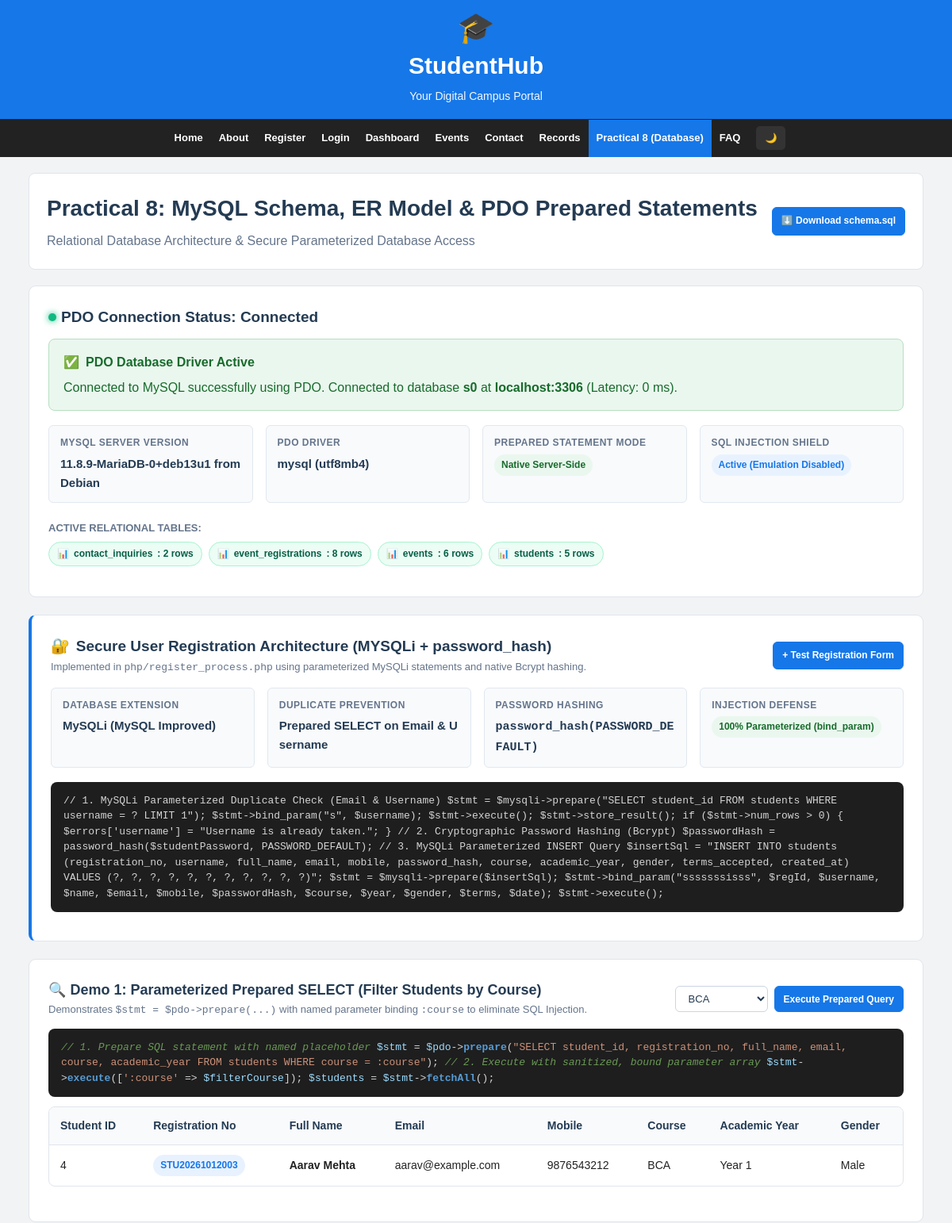
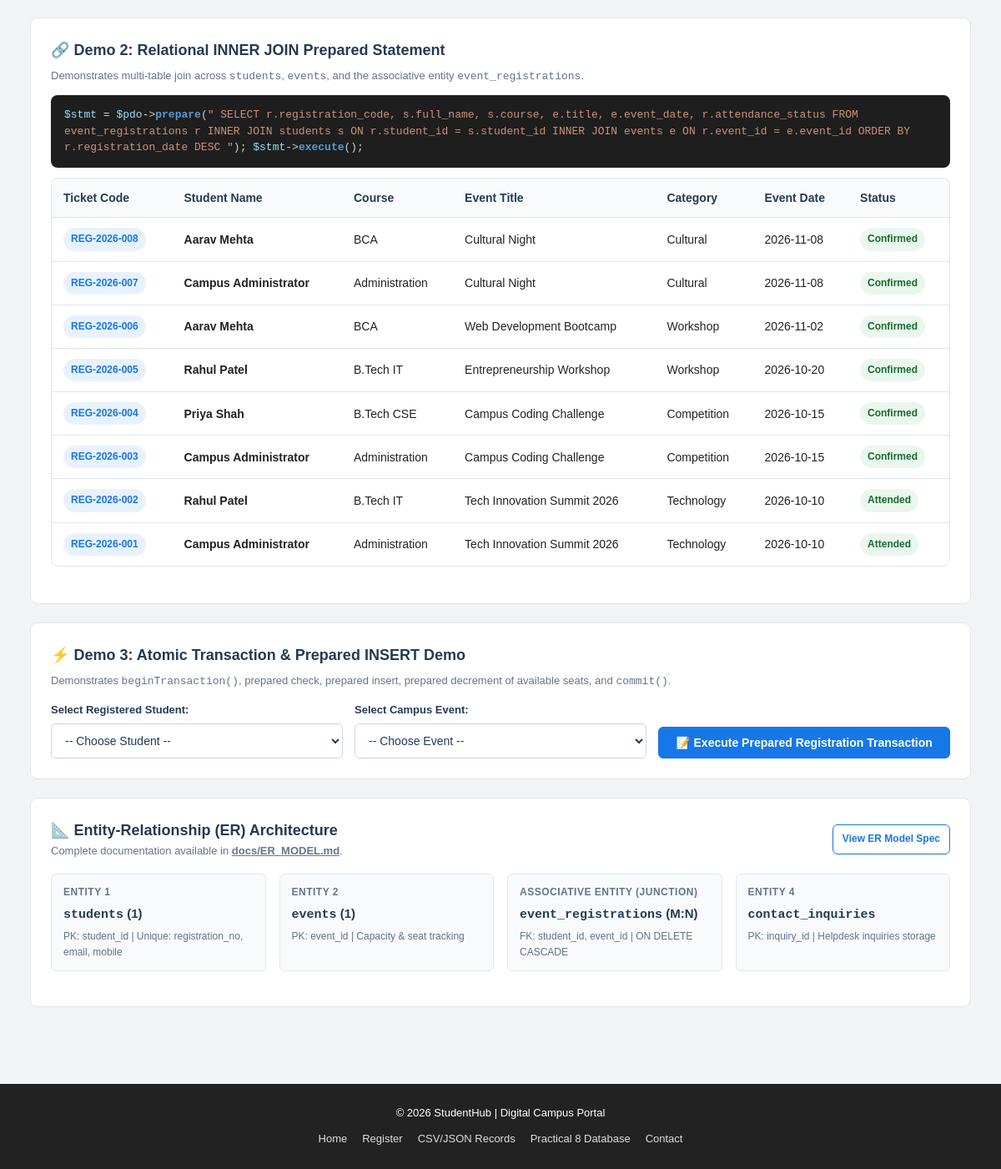
The app's page /php/db_dashboard.php?course=BCA with its own data (2 pictures, top to bottom).
### tables this page shows
CREATE TABLE `students` (
    `student_id` INT UNSIGNED AUTO_INCREMENT PRIMARY KEY,
    `registration_no` VARCHAR(30) NOT NULL UNIQUE COMMENT 'Formatted ID e.g. STU20261012001',
    `username` VARCHAR(50) NOT NULL UNIQUE COMMENT 'Unique portal username e.g. rahul_patel',
    `full_name` VARCHAR(100) NOT NULL,
    `email` VARCHAR(120) NOT NULL UNIQUE,
    `mobile` VARCHAR(15) NOT NULL UNIQUE,
    `password_hash` VARCHAR(255) NOT NULL COMMENT 'Bcrypt hashed password via password_hash()',
    `course` VARCHAR(50) NOT NULL COMMENT 'B.Tech IT, B.Tech CSE, BCA, etc.',
    `academic_year` TINYINT UNSIGNED NOT NULL COMMENT '1, 2, 3, or 4',
    `gender` ENUM('Male', 'Female', 'Other') NOT NULL,
    `terms_accepted` ENUM('Accepted', 'Pending') NOT NULL DEFAULT 'Accepted',
    `role` ENUM('student', 'admin') NOT NULL DEFAULT 'student' COMMENT 'Role-based access control (RBAC)',
    `remember_token` VARCHAR(64) DEFAULT NULL COMMENT 'SHA-256 hash of persistent remember-me token',
    `token_expiry` DATETIME DEFAULT NULL COMMENT 'Expiration datetime for remember-me token',
    `created_at` TIMESTAMP NOT NULL DEFAULT CURRENT_TIMESTAMP,
    `updated_at` TIMESTAMP NOT NULL DEFAULT CURRENT_TIMESTAMP ON UPDATE CURRENT_TIMESTAMP,

    INDEX `idx_students_username` (`username`),
    INDEX `idx_students_email` (`email`),
    INDEX `idx_students_role` (`role`),
    INDEX `idx_students_course_year` (`course`, `academic_year`)
);

CREATE TABLE `event_registrations` (
    `registration_id` INT UNSIGNED AUTO_INCREMENT PRIMARY KEY,
    `student_id` INT UNSIGNED NOT NULL,
    `event_id` INT UNSIGNED NOT NULL,
    `registration_code` VARCHAR(50) NOT NULL UNIQUE COMMENT 'Unique ticket/token e.g. REG-2026-001',
    `registration_date` TIMESTAMP NOT NULL DEFAULT CURRENT_TIMESTAMP,
    `attendance_status` ENUM('Confirmed', 'Attended', 'Cancelled') NOT NULL DEFAULT 'Confirmed',
    `remarks` VARCHAR(255) DEFAULT NULL,

     
    CONSTRAINT `fk_registrations_student`
        FOREIGN KEY (`student_id`)
        REFERENCES `students` (`student_id`)
        ON DELETE CASCADE
        ON UPDATE CASCADE,

    CONSTRAINT `fk_registrations_event`
        FOREIGN KEY (`event_id`)
        REFERENCES `events` (`event_id`)
        ON DELETE CASCADE
        ON UPDATE CASCADE,

     
    UNIQUE KEY `unique_student_event_registration` (`student_id`, `event_id`),
    INDEX `idx_registrations_date` (`registration_date`)
);

CREATE TABLE `events` (
    `event_id` INT UNSIGNED AUTO_INCREMENT PRIMARY KEY,
    `title` VARCHAR(150) NOT NULL,
    `category` VARCHAR(50) NOT NULL COMMENT 'Technology, Competition, Workshop, Sports, Cultural',
    `event_date` DATE NOT NULL,
    `event_time` VARCHAR(30) NOT NULL,
    `location` VARCHAR(120) NOT NULL,
    `description` TEXT NOT NULL,
    `organizer` VARCHAR(120) NOT NULL,
    `total_seats` INT UNSIGNED NOT NULL,
    `available_seats` INT UNSIGNED NOT NULL,
    `status` ENUM('Upcoming', 'Ongoing', 'Completed', 'Cancelled') NOT NULL DEFAULT 'Upcoming',
    `created_at` TIMESTAMP NOT NULL DEFAULT CURRENT_TIMESTAMP,

    INDEX `idx_events_date` (`event_date`),
    INDEX `idx_events_category` (`category`),
    INDEX `idx_events_status` (`status`)
);

### php/db_dashboard.php (the view, shortened to what the rows shown need)
<?php
$pdo = getDBConnection();
$filterCourse = isset($_GET['course']) ? trim($_GET['course']) : 'All';
$studentsList = [];
if ($pdo instanceof PDO) {
    if ($filterCourse !== 'All' && !empty($filterCourse)) {
        $searchStmt = $pdo->prepare("
            SELECT student_id, registration_no, full_name, email, mobile, course, academic_year, gender
            FROM students
            WHERE course = :course
            ORDER BY student_id ASC
        ");
        $searchStmt->execute([':course' => $filterCourse]);
        $studentsList = $searchStmt->fetchAll();
    }
}
$joinList = [];
if ($pdo instanceof PDO) {
    $joinStmt = $pdo->prepare("
        SELECT
            r.registration_id,
            r.registration_code,
            s.full_name AS student_name,
            s.course,
            e.title AS event_title,
            e.category AS event_category,
            e.event_date,
            r.attendance_status,
            r.registration_date
        FROM event_registrations r
        INNER JOIN students s ON r.student_id = s.student_id
        INNER JOIN events e ON r.event_id = e.event_id
        ORDER BY r.registration_date DESC
    ");
    $joinStmt->execute();
    $joinList = $joinStmt->fetchAll();
}
?>
<!DOCTYPE html>
<html lang="en">
<head>
    <link rel="stylesheet" href="../css/style.css">
</head>
<body>
<header class="site-header">
    <h1>StudentHub</h1>
</header>
<main>
    <div class="container">
        <div class="page-title">
            <div style="display: flex; justify-content: space-between; align-items: center; flex-wrap: wrap; gap: 10px;">
                <div>
                    <h2>Practical 8: MySQL Schema, ER Model & PDO Prepared Statements</h2>
                </div>
            </div>
        </div>
        <section class="summary-card">
            <?php if (!empty($studentsList)): ?>
                <div class="table-responsive" style="margin-top: 10px;">
                    <table class="data-table">
                        <thead>
                            <tr>
                                <th>Student ID</th>
                                <th>Registration No</th>
                                <th>Full Name</th>
                                <th>Email</th>
                                <th>Mobile</th>
                                <th>Course</th>
                                <th>Academic Year</th>
                                <th>Gender</th>
                            </tr>
                        </thead>
                        <tbody>
                            <?php foreach ($studentsList as $stu): ?>
                                <tr>
                                    <td><?php echo $stu['student_id']; ?></td>
                                    <td><span class="badge badge-primary"><?php echo htmlspecialchars($stu['registration_no']); ?></span></td>
                                    <td><strong><?php echo htmlspecialchars($stu['full_name']); ?></strong></td>
                                    <td><?php echo htmlspecialchars($stu['email']); ?></td>
                                    <td><?php echo htmlspecialchars($stu['mobile']); ?></td>
                                    <td><?php echo htmlspecialchars($stu['course']); ?></td>
                                    <td>Year <?php echo htmlspecialchars($stu['academic_year']); ?></td>
                                    <td><?php echo htmlspecialchars($stu['gender']); ?></td>
                                </tr>
                            <?php endforeach; ?>
                        </tbody>
                    </table>
                </div>
            <?php else: ?>
                <p style="color: #64748b; font-size: 14px; margin-top: 10px;"><em>(Connect MySQL and import schema.sql to view live query results)</em></p>
            <?php endif; ?>
        </section>
        <section class="summary-card">
            <?php if (!empty($joinList)): ?>
                <div class="table-responsive" style="margin-top: 10px;">
                    <table class="data-table">
                        <thead>
                            <tr>
                                <th>Ticket Code</th>
                                <th>Student Name</th>
                                <th>Course</th>
                                <th>Event Title</th>
                                <th>Category</th>
                                <th>Event Date</th>
                                <th>Status</th>
                            </tr>
                        </thead>
                        <tbody>
                            <?php foreach ($joinList as $row): ?>
                                <tr>
                                    <td><span class="badge badge-primary"><?php echo htmlspecialchars($row['registration_code']); ?></span></td>
                                    <td><strong><?php echo htmlspecialchars($row['student_name']); ?></strong></td>
                                    <td><?php echo htmlspecialchars($row['course']); ?></td>
                                    <td><?php echo htmlspecialchars($row['event_title']); ?></td>
                                    <td><?php echo htmlspecialchars($row['event_category']); ?></td>
                                    <td><?php echo htmlspecialchars($row['event_date']); ?></td>
                                    <td><span class="badge badge-success"><?php echo htmlspecialchars($row['attendance_status']); ?></span></td>
                                </tr>
                            <?php endforeach; ?>
                        </tbody>
                    </table>
                </div>
            <?php else: ?>
                <p style="color: #64748b; font-size: 14px; margin-top: 10px;"><em>(Connect MySQL to view live relational join results)</em></p>
            <?php endif; ?>
        </section>
    </div>
</main>
</body>
</html>

### records on screen
students: student_id "4", registration_no "STU20261012003", full_name "Aarav Mehta", email "aarav@example.com", mobile "9876543212", course "BCA", academic_year "1", gender "Male"
event_registrations: registration_code "REG-2026-008", student.full_name "Aarav Mehta", student.course "BCA", event.title "Cultural Night", event.category "Cultural", event.event_date "2026-11-08", attendance_status "Confirmed"
event_registrations: registration_code "REG-2026-007", student.full_name "Campus Administrator", student.course "Administration", event.title "Cultural Night", event.category "Cultural", event.event_date "2026-11-08", attendance_status "Confirmed"
event_registrations: registration_code "REG-2026-006", student.full_name "Aarav Mehta", student.course "BCA", event.title "Web Development Bootcamp", event.category "Workshop", event.event_date "2026-11-02", attendance_status "Confirmed"
event_registrations: registration_code "REG-2026-005", student.full_name "Rahul Patel", student.course "B.Tech IT", event.title "Entrepreneurship Workshop", event.category "Workshop", event.event_date "2026-10-20", attendance_status "Confirmed"
event_registrations: registration_code "REG-2026-004", student.full_name "Priya Shah", student.course "B.Tech CSE", event.title "Campus Coding Challenge", event.category "Competition", event.event_date "2026-10-15", attendance_status "Confirmed"
event_registrations: registration_code "REG-2026-003", student.full_name "Campus Administrator", student.course "Administration", event.title "Campus Coding Challenge", event.category "Competition", event.event_date "2026-10-15", attendance_status "Confirmed"
event_registrations: registration_code "REG-2026-002", student.full_name "Rahul Patel", student.course "B.Tech IT", event.title "Tech Innovation Summit 2026", event.category "Technology", event.event_date "2026-10-10", attendance_status "Attended"
event_registrations: registration_code "REG-2026-001", student.full_name "Campus Administrator", student.course "Administration", event.title "Tech Innovation Summit 2026", event.category "Technology", event.event_date "2026-10-10", attendance_status "Attended"

### other values on screen
$dbDiag['message'] "Connected to MySQL successfully using PDO."
$dbDiag['database'] "s0"
$dbDiag['host'] "localhost:3306"
$dbDiag['latency_ms'] "0"
$dbDiag['version'] "11.8.9-MariaDB-0+deb13u1 from Debian"
$dbDiag['driver'] "mysql"
$tbl "contact_inquiries"
$cnt "2"
$tbl "event_registrations"
$cnt "8"
$tbl "events"
$cnt "6"
$tbl "students"
$cnt "5"
